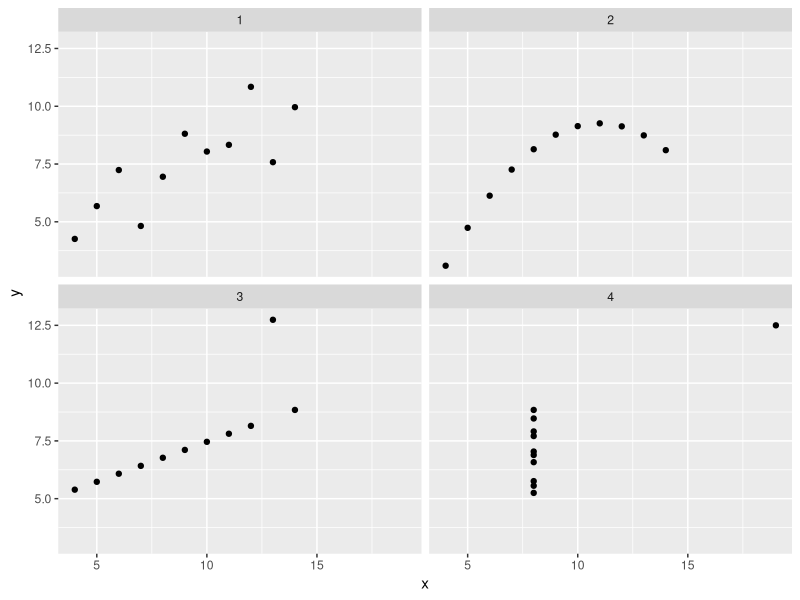
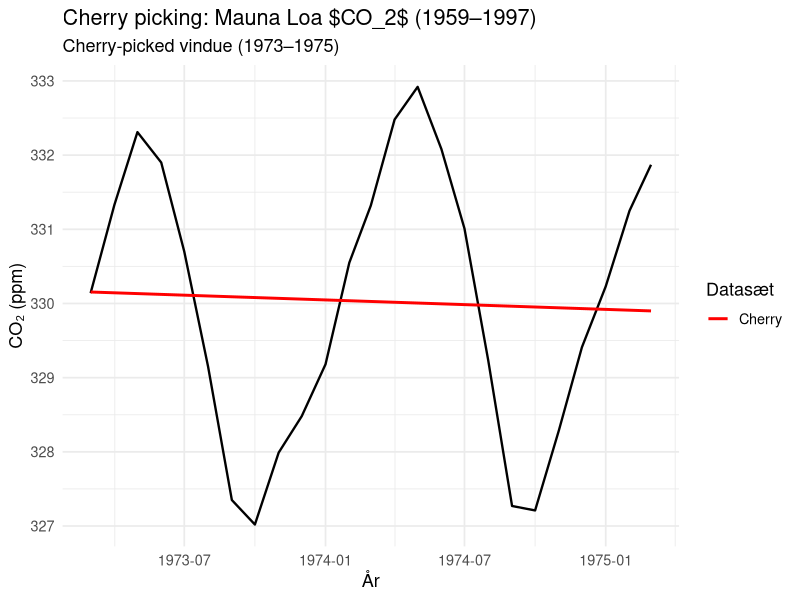
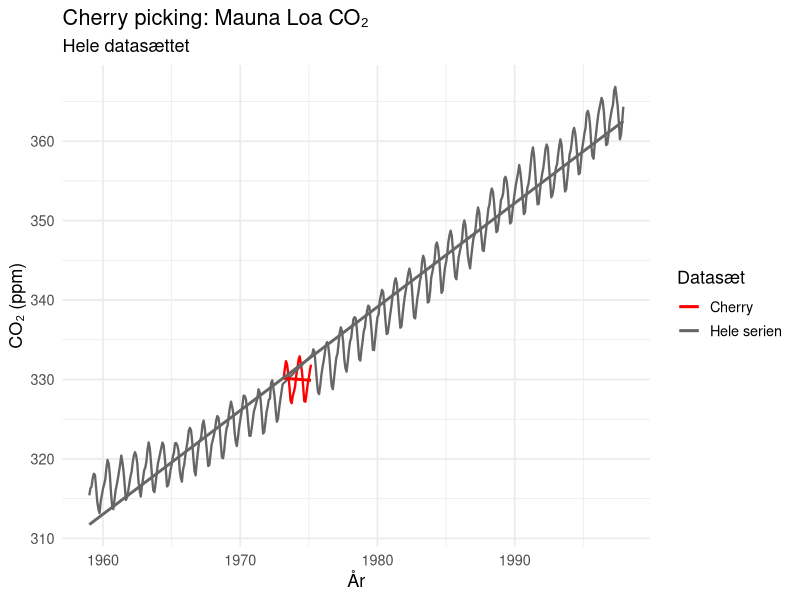

Here is the R script that generated these plots, in order:
## ---- chunk 1
library(tidyverse)
anscombe |> 
    pivot_longer(x1:y4, names_to = "variabel", values_to = "value") |> 
    group_by(variabel) |> 
    summarise(middel = mean(value),
              median = median(value),
              stdafv = sd (value),
              iqr = IQR(value))

## ---- chunk 2
x <- anscombe[,1:4]
y <- anscombe[,5:8]
cor(x,y)
## ---- chunk 3
anscombe |> 
    pivot_longer(everything(), names_to = "par", values_to = "value") |> 
    separate_wider_position(par, c(xy=1, gruppe = 1)) |> 
    pivot_wider(names_from = xy, values_from = value)  |> 
    unnest(cols = c(x,y)) |> 
    ggplot(aes(x,y)) + 
    geom_point() +
    facet_wrap(~gruppe)
## ---- chunk 4
data(co2)  # indbygget
start_yr  <- start(co2)[1]
start_mon <- start(co2)[2]
n         <- length(co2)

dates <- seq.Date(
  from = as.Date(sprintf("%d-%02d-01", start_yr, start_mon)),
  by   = "month",
  length.out = n
)

df <- data.frame(date = dates, co2 = as.numeric(co2))

cherry_start <- as.Date("1973-03-01")
cherry_end   <- as.Date("1975-03-01")

df$cherry <- ifelse(df$date >= cherry_start & df$date <= cherry_end, "Cherry", "Hele serien")

df  |> filter(cherry == "Cherry") |> 
ggplot(aes(x = date, y = co2)) +
  geom_line(size = 0.8) +
  scale_color_manual(values = c("Hele serien" = "grey40", "Cherry" = "red")) +
  geom_smooth(method = "lm", se = FALSE, aes(color = cherry), size = 1) +
  labs(title = "Cherry picking: Mauna Loa $CO_2$ (1959–1997)",
       subtitle = "Cherry-picked vindue (1973–1975)",
       x = "År", y = "CO₂ (ppm)", color = "Datasæt") +
  theme_minimal(base_size = 13)
## ---- chunk 5
df  |>
ggplot(aes(x = date, y = co2)) +
  geom_line(size = 0.8, aes(color = cherry)) +
  scale_color_manual(values = c("Hele serien" = "grey40", "Cherry" = "red")) +
  geom_smooth(method = "lm", se = FALSE, aes(color = cherry), size = 1) +
  labs(title = "Cherry picking: Mauna Loa CO₂",
       subtitle = "Hele datasættet",
       x = "År", y = "CO₂ (ppm)", color = "Datasæt") +
  theme_minimal(base_size = 13)
